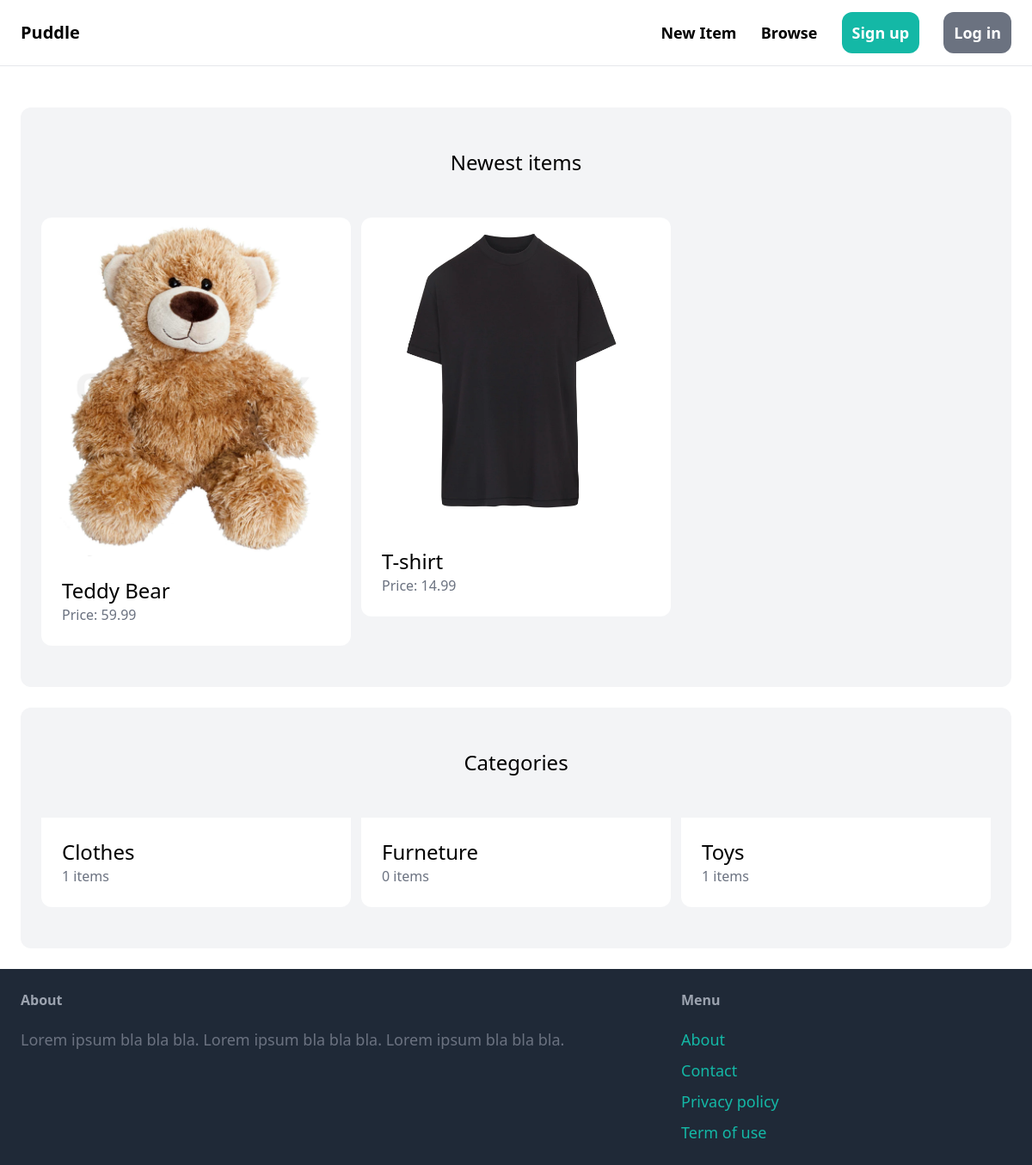
/, run on an earlier commit of the app's database.
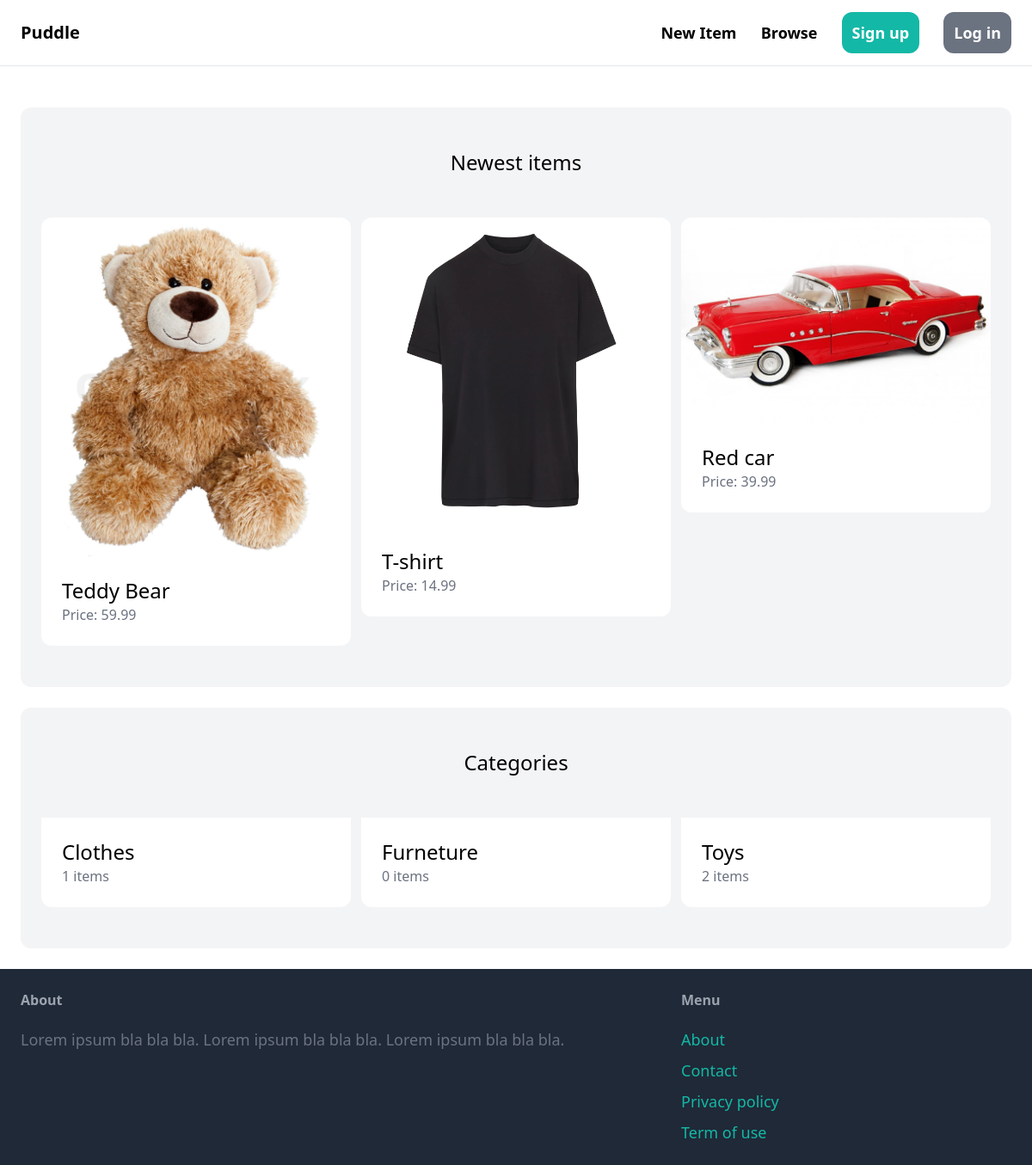
And on a later commit of the database.
### item/models.py (models this page shows, shortened)
class Item(models.Model):
    category=models.ForeignKey(Category,related_name='items',on_delete=models.CASCADE)
    name=models.CharField(max_length=255)
    description=models.TextField(null=True , blank=True)
    price=models.FloatField()
    image=models.ImageField(upload_to='item_images',blank=True,null=True)
    is_sold=models.BooleanField(default=False)
    created_by=models.ForeignKey(User,related_name='items',on_delete=models.CASCADE)
    created_at=models.DateTimeField(auto_now_add=True)

class Category(models.Model):
    name=models.CharField(max_length=255)
    class Meta:
        verbose_name_plural='Categories'
        ordering=('name',)

### core/views.py (the view)
# urls.py: path('',core_views.index,name='index'),
def index(request):
    items=Item.objects.filter(is_sold=False)[0:6]
    categories=Category.objects.all()
    return render(request,'core/index.html',{
        'items':items,
        'categories':categories
    })

### core/templates/core/index.html (shortened to what this page needs)
{% extends 'core/base.html' %}
{% block content %}
    <div class="mt-6 px-6 py-12 bg-gray-100 rounded-xl">
        <h2 class="mb-12 text-2xl text-center">Newest items</h2>
        <div class="grid grid-cols-3 gap-3">
            {% for item in items %}
                <div>
                    <a href="{% url 'item:detail' item.id %}">
                        <div>
                            <img src="{{ item.image.url }}" class="rounded-t-xl">
                        </div>
                        <div class="p-6 bg-white rounded-b-xl">
                            <h2 class="text-2xl">{{ item.name }}</h2>
                            <p class="text-gray-500">Price: {{ item.price }}</p>
                        </div>
                    </a>
                </div>
            {% endfor %}
        </div>
    </div>
    <div class="mt-6 px-6 py-12 bg-gray-100 rounded-xl">
        <h2 class="mb-12 text-2xl text-center">Categories</h2>
        <div class="grid grid-cols-3 gap-3">
            {% for category in categories %}
                <div>
                    <a href="#">
                        <div class="p-6 bg-white rounded-b-xl">
                            <h2 class="text-2xl">{{ category.name }}</h2>
                            <p class="text-gray-500">{{ category.items.count }} items</p>
                        </div>
                    </a>
                </div>
            {% endfor %}
        </div>
    </div>
{% endblock %}

What changed in the data, as far as the page shows it:
added Item: image (picture), name "Red car", price "39.99"
computed for Category "Toys": items.count "1" → "2"
